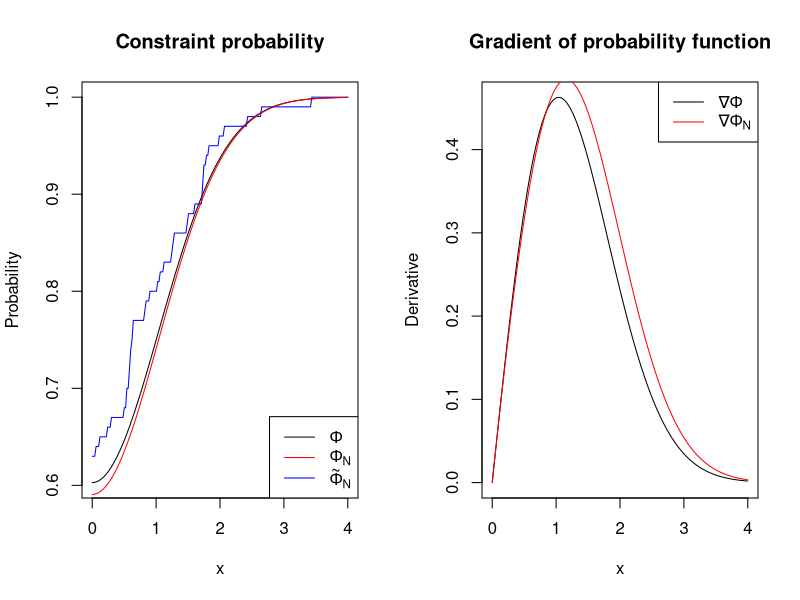
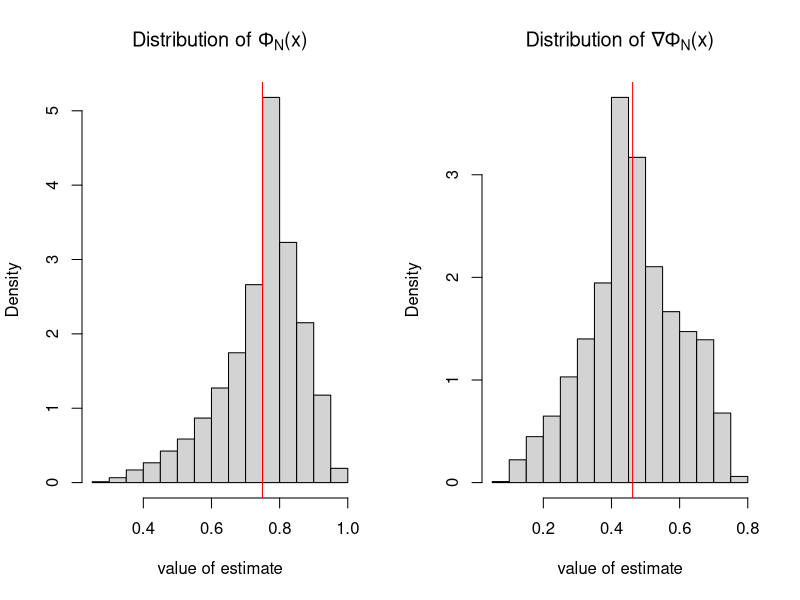
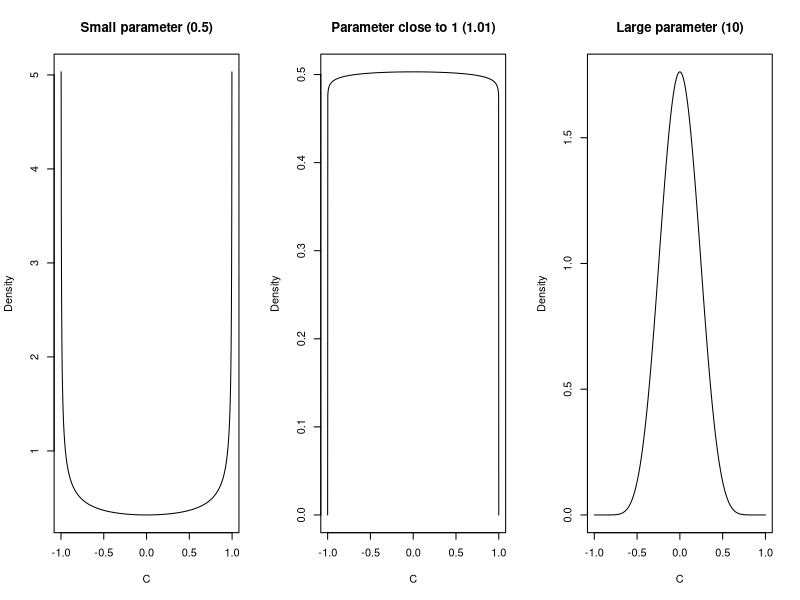

The R script that drew these images, in order:
## ---- chunk 1
#this chunk is to install and require the knitr package, that will produce an html or pdf output report 
if (!require("knitr")) {
  install.packages("knitr") 
  require("knitr") 
}
## ---- chunk 2
set.seed(681986) #seeded for replicability, change or remove for alternate samples
N<-100 #sample size
d<-2.5 #delta parameter, see more details at end
xlow<-0 #lower bound for range of decision variable x
xup<-4 #upper bound for range of decision variable x
xvalues<-200 #number of different values of x in range to simulate the probability function and estimators

## ---- chunk 3
estradial<-rep(0,xvalues)
estgradient<-rep(0,xvalues)
estprop<-rep(0,xvalues)
trueprob<-rep(0,xvalues)
truegradient<-rep(0,xvalues)
v<-runif(N,0,2*pi)
c<-2*rbeta(N,d,d)-1
x<-seq(xlow,xup, length.out=xvalues)
rs<-sqrt(sample(rchisq(N,2)))
xisq<-rs^2 + c^2+2*rs*c*sin(v)
for(i in 1:xvalues){
  rcrit<-c*sin(v)+sqrt(x[i]^2+2 -c^2*cos(v)^2)
  estradial[i]<-mean(1-exp(-rcrit^2/2))
  estgradient[i]<-2*x[i]*mean(rcrit*exp(-rcrit^2/2)/sqrt(x[i]+2 -c^2*cos(v)^2))
  estprop[i]<-sum(xisq < 2+x[i]^2)/N
  cdf<-function(y){(1-y^2)^(d-1)*pchisq(x[i]^2+2,2,ncp = y^2)}
  trueprob[i]<-integrate(cdf,-1,1)$value
  dens<-function(y){(1-y^2)^(d-1)*dchisq(x[i]^2+2,2,ncp = y^2)}
  truegradient[i]<-integrate(dens,-1,1)$value*2*x[i]
}

trueprob<-gamma(2*d)*trueprob/(2^(2*d-1)*gamma(d)^2)
truegradient<-gamma(2*d)*truegradient/(2^(2*d-2)*gamma(d)^2)
## ---- chunk 4
par(mfrow=c(1,2))
plot(x,trueprob,type="l", ylab = "Probability", main="Constraint probability")
lines(x,estprop,col="blue")
lines(x,estradial,col="red")
legend("bottomright", col = c("black", "red", "blue"), lty = 1, legend = c(expression(Phi), expression(Phi[N]), expression(tilde(Phi)[N])))
plot(x,truegradient,type="l", ylab = "Derivative", main="Gradient of probability function")
lines(x,estgradient,col="red")
legend("topright", col = c("black", "red"), lty = 1, legend = c(expression(paste(nabla,Phi)), expression(paste(nabla,Phi[N]))))
## ---- chunk 5
k<-10000 #number of repetitions
x0<-1 #value at which to generate estimates for probability function and gradient
v2<-runif(k,0,2*pi)
c2<-2*rbeta(k,d,d)-1
r2<-c2*sin(v2)+sqrt(x0^2+2 -c2^2*cos(v2)^2)
par(mfrow=c(1,2))
hist(1-exp(-r2^2/2), main= expression(paste("Distribution of ",Phi[N],"(x)")), freq = FALSE, xlab = "value of estimate")
cdf<-function(y){(1-y^2)^(d-1)*pchisq(x0^2+2,2,ncp = y^2)}
phi<-integrate(cdf,-1,1)$value
phi<-gamma(2*d)*phi/(2^(2*d-1)*gamma(d)^2)
abline(v=phi, col="red")
hist(2*x0*r2*exp(-r2^2/2)/sqrt(x0^2+2 -c2^2*cos(v2)^2), main= expression(paste("Distribution of ",nabla,Phi[N],"(x)")), freq = FALSE, xlab = "value of estimate")
dens<-function(y){(1-y^2)^(d-1)*dchisq(x0^2+2,2,ncp = y^2)}
grad<-integrate(dens,-1,1)$value*2*x0
grad<-gamma(2*d)*grad/(2^(2*d-2)*gamma(d)^2)
abline(v=grad, col="red")
## ---- chunk 6
smalld<-0.5
medd<-1.01
larged<-10
par(mfrow=c(1,3))
z<-seq(0,1,length.out=1000)
plot(2*z-1,dbeta(z,smalld,smalld)/2,type="l", ylab = "Density", main="Small parameter (0.5)", xlab = "C")
plot(2*z-1,dbeta(z,medd,medd)/2,type="l", ylab = "Density", main="Parameter close to 1 (1.01)", xlab = "C")
plot(2*z-1,dbeta(z,larged,larged)/2,type="l", ylab = "Density", main="Large parameter (10)", xlab = "C")
